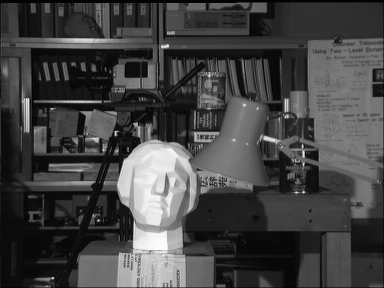
#> input picture LAB9/Images/tsukuba_l.png, 384 x 288 px, found by its file name
$ jupyter execute --allow-errors CV_LAB9.ipynb
#> lines starting #> are read from the running program, lines starting #| are printed output that depends on the picture
[cell 1]
import numpy as np
import cv2 as cv
from matplotlib import pyplot as plt
 #this for call the image left and right
imgL = cv.imread(r"C:\Users\User\Downloads\tsukuba_l.png", cv.IMREAD_GRAYSCALE)
#> imgL is the input picture: shape (288, 384); min 0, max 252, mean 67.6
imgR = cv.imread(r"C:\Users\User\Downloads\tsukuba_r.png", cv.IMREAD_GRAYSCALE)
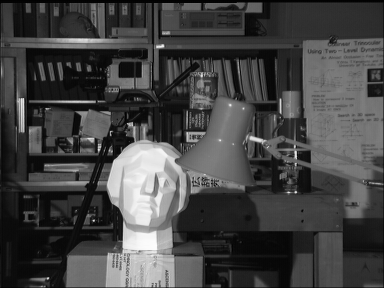
#> input picture LAB9/Images/tsukuba_r.png, 384 x 288 px, found by its file name
#> imgR is the input picture: shape (288, 384); min 0, max 253, mean 68


# Create StereoBM object with parameters
stereo = cv.StereoBM.create(numDisparities=16, blockSize=15)
disparity = stereo.compute(imgL,imgR)
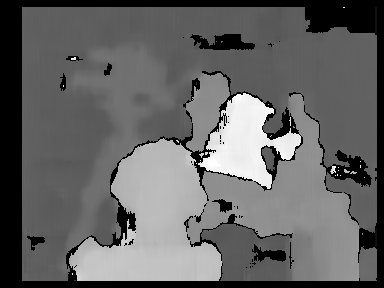
#> disparity: shape (288, 384) int16; min -16, max 240, mean 85.2; drawn with min black and max white
plt.imshow(disparity,'gray')
plt.show()

[cell 2]
import cv2 as cv
import numpy as np
import matplotlib.pyplot as plt

# Load stereo images in grayscale
img1 = cv.imread(r"C:\Users\User\Downloads\tsukuba_r.png", cv.IMREAD_GRAYSCALE)
img2 = cv.imread(r"C:\Users\User\Downloads\tsukuba_l.png", cv.IMREAD_GRAYSCALE)

# Detect keypoints and compute descriptors using SIFT
sift = cv.SIFT_create()
kp1, des1 = sift.detectAndCompute(img1, None)
#> kp1 = 703 keypoints; strongest (x, y, size): (143, 178, 47.4), (296, 156, 1.9), (162, 46, 2.8), (295, 153, 2)
kp2, des2 = sift.detectAndCompute(img2, None)
#> kp2 = 704 keypoints; strongest (x, y, size): (154, 178, 46.9), (167, 46, 2.7), (115, 134, 1.8), (303, 152, 2)

# Match descriptors using FLANN with Lowe's ratio test
flann = cv.FlannBasedMatcher(dict(algorithm=1, trees=5), dict(checks=50))
matches = flann.knnMatch(des1, des2, k=2)
#> matches = 703 matches

pts1, pts2 = [], []
for m, n in matches:
    if m.distance < 0.8 * n.distance:
        pts1.append(kp1[m.queryIdx].pt)
        pts2.append(kp2[m.trainIdx].pt)
#> after the loop, pts1 = 420 pairs, first value 12.39 to 369, second value 4.37 to 283.2; pts2 = 420 pairs, first value 16.93 to 374.2, second value 4.38 to 283.1

pts1, pts2 = np.int32(pts1), np.int32(pts2)
#> pts1 = 420 pairs, first value 12 to 369, second value 4 to 283; pts2 = 420 pairs, first value 16 to 374, second value 4 to 283

# Compute the fundamental matrix and get inlier points
#> (the rest of this cell did not finish here and is left out)
